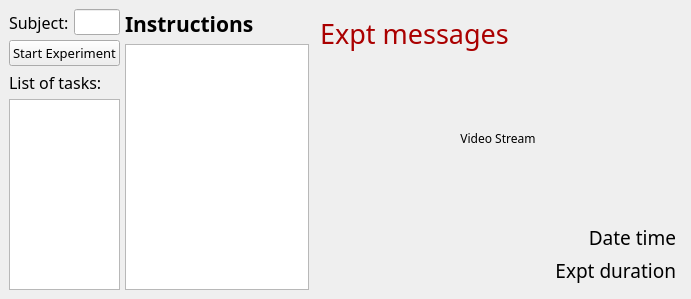
<?xml version="1.0" encoding="UTF-8"?>
<ui version="4.0">
 <author>Sivakumar Balasubramanian</author>
 <class>ParkourRecorder</class>
 <widget class="QMainWindow" name="ParkourRecorder">
  <property name="enabled">
   <bool>true</bool>
  </property>
  <property name="geometry">
   <rect>
    <x>0</x>
    <y>0</y>
    <width>691</width>
    <height>299</height>
   </rect>
  </property>
  <property name="sizePolicy">
   <sizepolicy hsizetype="Preferred" vsizetype="Preferred">
    <horstretch>0</horstretch>
    <verstretch>0</verstretch>
   </sizepolicy>
  </property>
  <property name="windowTitle">
   <string>Parkour Recorder</string>
  </property>
  <widget class="QWidget" name="centralwidget">
   <layout class="QHBoxLayout" name="horizontalLayout_2">
    <item>
     <layout class="QHBoxLayout" name="horizontalLayout_main" stretch="2,4,8">
      <property name="spacing">
       <number>5</number>
      </property>
      <item>
       <layout class="QVBoxLayout" name="verticalLayout_controls">
        <property name="sizeConstraint">
         <enum>QLayout::SetNoConstraint</enum>
        </property>
        <item>
         <layout class="QHBoxLayout" name="horizontalLayout">
          <item>
           <widget class="QLabel" name="lbl_subj_details">
            <property name="font">
             <font>
              <family>Bahnschrift Light</family>
              <pointsize>12</pointsize>
             </font>
            </property>
            <property name="text">
             <string>Subject:</string>
            </property>
           </widget>
          </item>
          <item>
           <widget class="QLineEdit" name="linedit_subjname">
            <property name="font">
             <font>
              <family>Bahnschrift Light</family>
              <pointsize>10</pointsize>
             </font>
            </property>
           </widget>
          </item>
         </layout>
        </item>
        <item>
         <widget class="QPushButton" name="btn_startstop_expt">
          <property name="font">
           <font>
            <family>Bahnschrift Light</family>
            <pointsize>10</pointsize>
           </font>
          </property>
          <property name="text">
           <string>Start Experiment</string>
          </property>
         </widget>
        </item>
        <item>
         <widget class="QLabel" name="lbl_tasks">
          <property name="font">
           <font>
            <family>Bahnschrift Light</family>
            <pointsize>12</pointsize>
            <weight>50</weight>
            <bold>false</bold>
           </font>
          </property>
          <property name="text">
           <string>List of tasks:</string>
          </property>
         </widget>
        </item>
        <item>
         <widget class="QListWidget" name="listTasks">
          <property name="enabled">
           <bool>true</bool>
          </property>
          <property name="font">
           <font>
            <family>Bahnschrift Light</family>
            <pointsize>12</pointsize>
           </font>
          </property>
         </widget>
        </item>
       </layout>
      </item>
      <item>
       <layout class="QVBoxLayout" name="verticalLayout">
        <item>
         <widget class="QLabel" name="label">
          <property name="font">
           <font>
            <family>Bahnschrift SemiBold</family>
            <pointsize>16</pointsize>
            <weight>75</weight>
            <bold>true</bold>
           </font>
          </property>
          <property name="text">
           <string>Instructions</string>
          </property>
         </widget>
        </item>
        <item>
         <widget class="QPlainTextEdit" name="plain_instructions">
          <property name="font">
           <font>
            <family>Bahnschrift SemiBold</family>
            <pointsize>14</pointsize>
            <weight>75</weight>
            <bold>true</bold>
           </font>
          </property>
          <property name="readOnly">
           <bool>true</bool>
          </property>
          <property name="plainText">
           <string/>
          </property>
         </widget>
        </item>
       </layout>
      </item>
      <item>
       <layout class="QVBoxLayout" name="verticalLayout_video">
        <property name="spacing">
         <number>6</number>
        </property>
        <property name="leftMargin">
         <number>6</number>
        </property>
        <property name="topMargin">
         <number>6</number>
        </property>
        <property name="rightMargin">
         <number>6</number>
        </property>
        <property name="bottomMargin">
         <number>6</number>
        </property>
        <item>
         <widget class="QLabel" name="lbl_message">
          <property name="sizePolicy">
           <sizepolicy hsizetype="Preferred" vsizetype="Maximum">
            <horstretch>0</horstretch>
            <verstretch>0</verstretch>
           </sizepolicy>
          </property>
          <property name="font">
           <font>
            <family>Bahnschrift Light</family>
            <pointsize>20</pointsize>
            <weight>3</weight>
            <italic>false</italic>
            <bold>false</bold>
           </font>
          </property>
          <property name="styleSheet">
           <string notr="true">color: rgb(170, 0, 0);
font: 25 20pt &quot;Bahnschrift Light&quot;;</string>
          </property>
          <property name="text">
           <string>Expt messages</string>
          </property>
         </widget>
        </item>
        <item>
         <widget class="QLabel" name="lbl_img">
          <property name="font">
           <font>
            <family>Bahnschrift Light</family>
           </font>
          </property>
          <property name="text">
           <string>Video Stream</string>
          </property>
          <property name="alignment">
           <set>Qt::AlignCenter</set>
          </property>
         </widget>
        </item>
        <item>
         <widget class="QLabel" name="lbl_datetime">
          <property name="sizePolicy">
           <sizepolicy hsizetype="Preferred" vsizetype="Maximum">
            <horstretch>0</horstretch>
            <verstretch>0</verstretch>
           </sizepolicy>
          </property>
          <property name="font">
           <font>
            <family>Monaco</family>
            <pointsize>14</pointsize>
            <weight>50</weight>
            <bold>false</bold>
           </font>
          </property>
          <property name="text">
           <string>Date time</string>
          </property>
          <property name="alignment">
           <set>Qt::AlignRight|Qt::AlignTrailing|Qt::AlignVCenter</set>
          </property>
         </widget>
        </item>
        <item>
         <widget class="QLabel" name="lbl_exptdur">
          <property name="sizePolicy">
           <sizepolicy hsizetype="Preferred" vsizetype="Maximum">
            <horstretch>0</horstretch>
            <verstretch>0</verstretch>
           </sizepolicy>
          </property>
          <property name="font">
           <font>
            <family>Monaco</family>
            <pointsize>14</pointsize>
            <weight>50</weight>
            <bold>false</bold>
           </font>
          </property>
          <property name="text">
           <string>Expt duration</string>
          </property>
          <property name="alignment">
           <set>Qt::AlignRight|Qt::AlignTrailing|Qt::AlignVCenter</set>
          </property>
         </widget>
        </item>
       </layout>
      </item>
     </layout>
    </item>
   </layout>
  </widget>
  <action name="act_new_subj">
   <property name="text">
    <string>New subject</string>
   </property>
   <property name="toolTip">
    <string>Create a new subject</string>
   </property>
  </action>
 </widget>
 <resources/>
 <connections/>
</ui>
